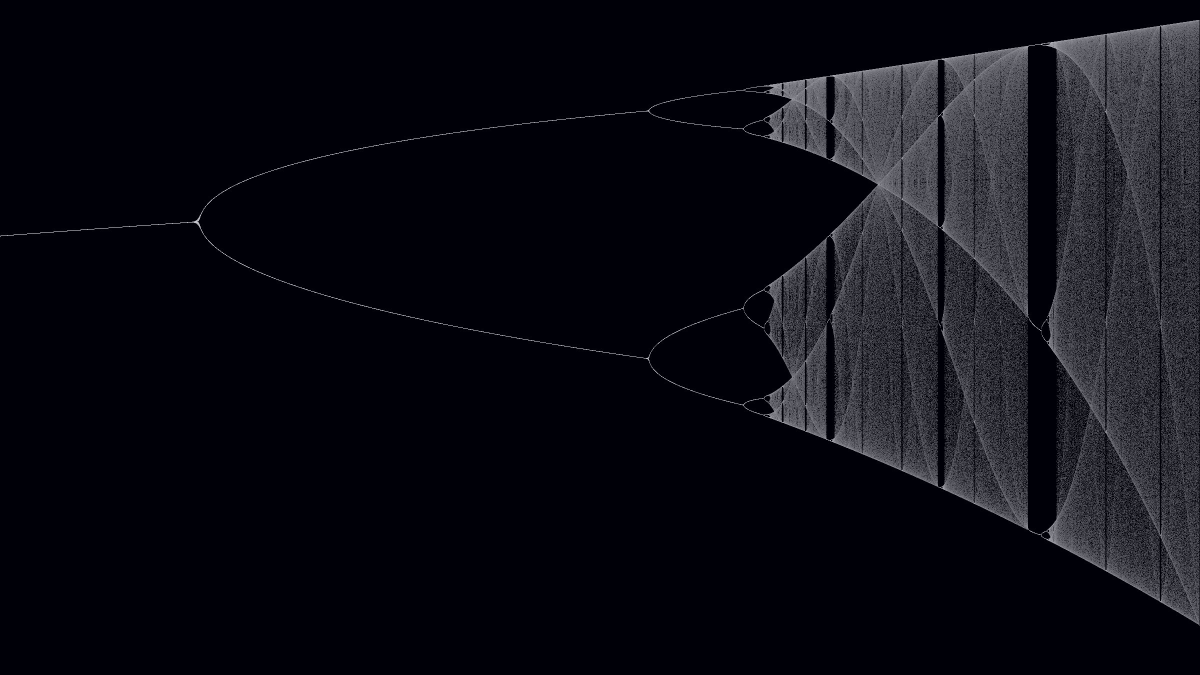
#> input picture examples/computed-sheets-kit/art/bifurcation.jpg, 2400 x 1350 px (shown at 1/2 size)
$ python grit.py ../art/bifurcation.jpg ../art/buddha.jpg
#> lines starting #> are read from the running program, lines starting #| are printed output that depends on the picture
# Grit pass: make the clean render look photographed off dirty glass in a dark megastructure.
import numpy as np, sys
from PIL import Image
from scipy.ndimage import gaussian_filter, shift
src,dst=sys.argv[1],sys.argv[2]
# --light: for imagery that must stay readable inside a document (a hero window under vector text).
# Same faults, a third of the strength, no halftone or torn lines; pixel sizes scale with the render width.
LIGHT='--light' in sys.argv
im=np.array(Image.open(src).convert('RGB')).astype(float)/255; H,W,_=im.shape; rng=np.random.default_rng(5)
#> after `H, W, _ = im.shape`: H = 1350; W = 2400
yy,xx=np.mgrid[0:H,0:W]; S=W/1920; k=.35 if LIGHT else 1
#> after `S = W / 1920`: S = 1.25
def noise(scale,seed):
    r=np.random.default_rng(seed); g=r.random((H//scale+2,W//scale+2))
    return np.array(Image.fromarray((g*255).astype(np.uint8)).resize((W,H),Image.BICUBIC)).astype(float)/255
# 1 projection instability: horizontal bands of brightness + a few torn lines displaced sideways
band=1+k*(.10*np.sin(yy/(3.1*S))+.06*(noise(int(40*S),1)-.5))
im=im*band[...,None]
for _ in range(0 if LIGHT else 7):
    y0=rng.integers(0,H-20); h=rng.integers(2,10); dx=rng.integers(-24,24); im[y0:y0+h]=np.roll(im[y0:y0+h],dx,1)*1.15
# 2 channel misregistration (stronger at the edges)
r_=shift(im[...,0],(0,(1 if LIGHT else 3)*S),order=1); b_=shift(im[...,2],(0,-(1 if LIGHT else 3)*S),order=1); im=np.stack([r_,im[...,1],b_],-1)
#> after `r_ = shift(im[..., 0], (0, (1 if LIGHT else 3) * S), order=1)`:
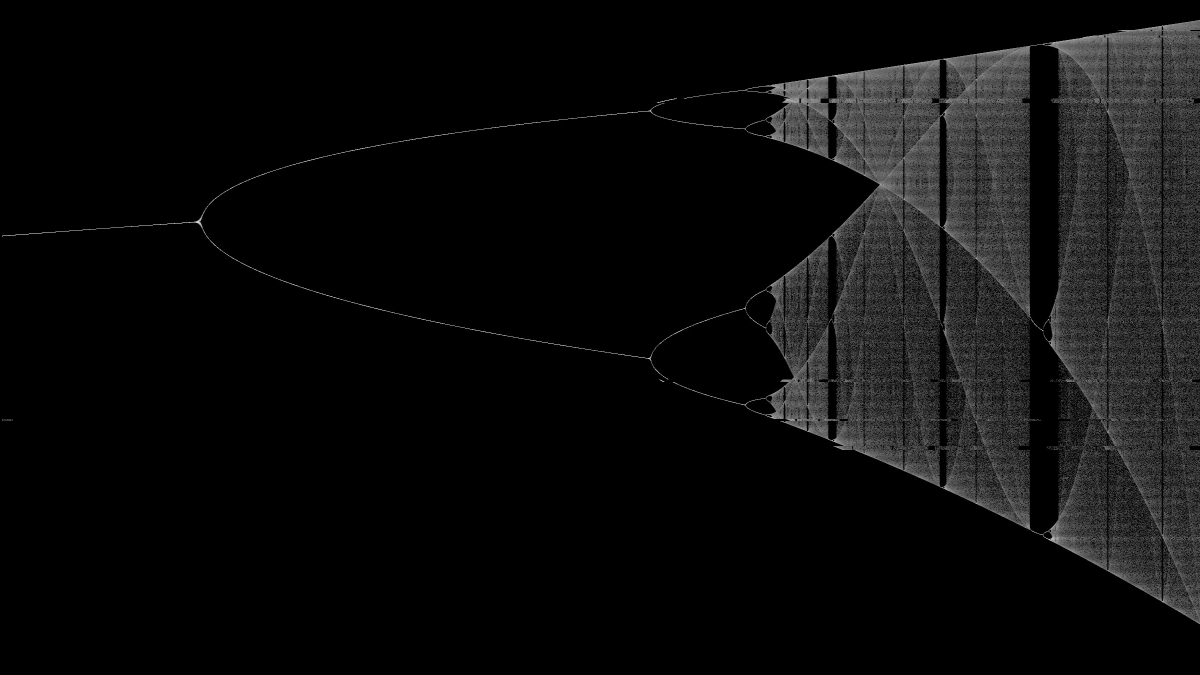
#> r_: shape (1350, 2400) float64 (shown at 1/2 size); min 0, max 1.02, mean 0.0506; drawn with min black and max white
# 3 dirty glass: smudges modulate a soft haze, fingerprints of low-frequency noise
smudge=gaussian_filter(noise(int(6*S),2),6*S); smudge=np.clip((smudge-.45)*2.4,0,1)
glow=np.stack([gaussian_filter(im[...,c],22*S) for c in range(3)],-1)
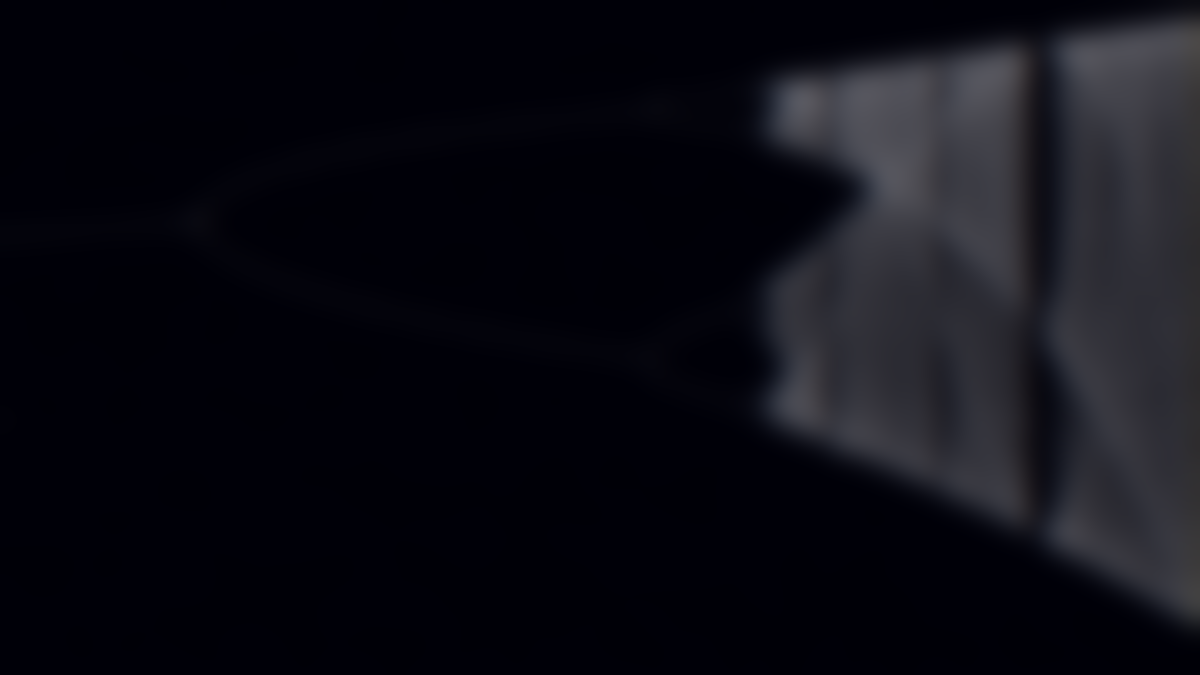
#> glow: shape (1350, 2400, 3) float64 (shown at 1/2 size); mean R, G, B 0.0506, 0.0509, 0.0822
im=im+glow*smudge[...,None]*.9*k
# 4 ink grain: dark speckle in shadows, ordered halftone where luminance is low
lum=im.mean(-1); speck=(rng.random((H,W))<.0025*k*(1-lum))
#> after `speck = rng.random((H, W)) < 0.0025 * k * (1 - lum)`:
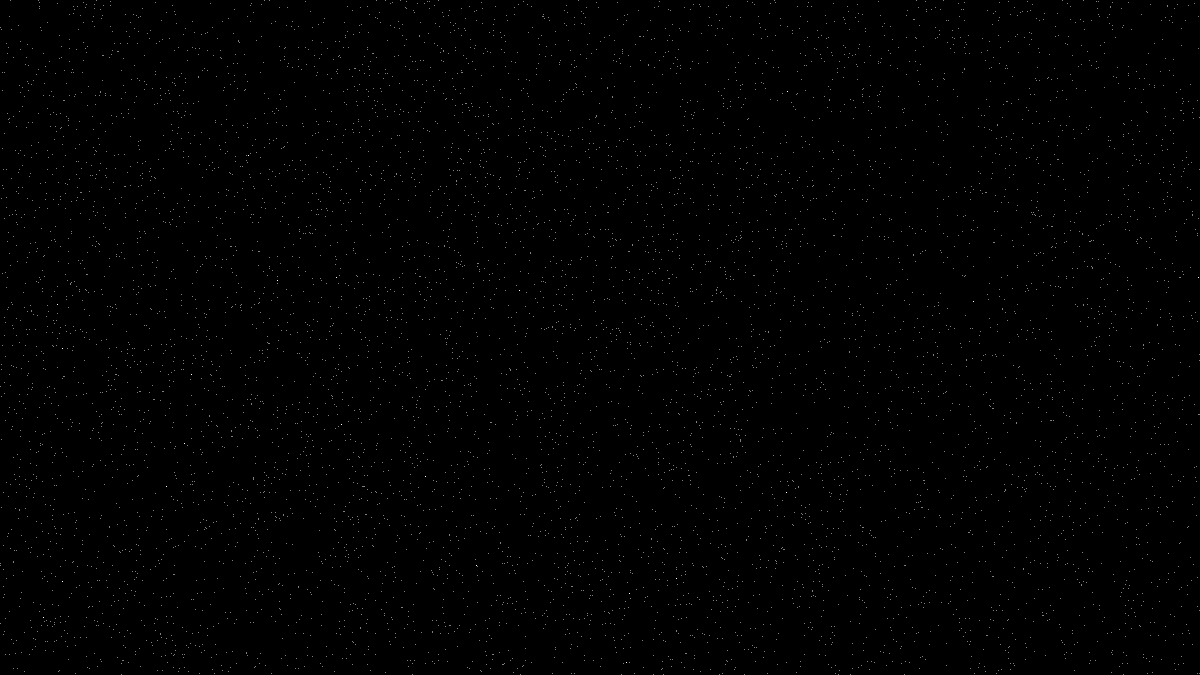
#> speck: shape (1350, 2400) bool (shown at 1/2 size); 0.23% white in thin lines or dots
im[speck]*=.15
dots=((xx%5-2)**2+(yy%5-2)**2)<(4*np.clip(lum*3,0,1))
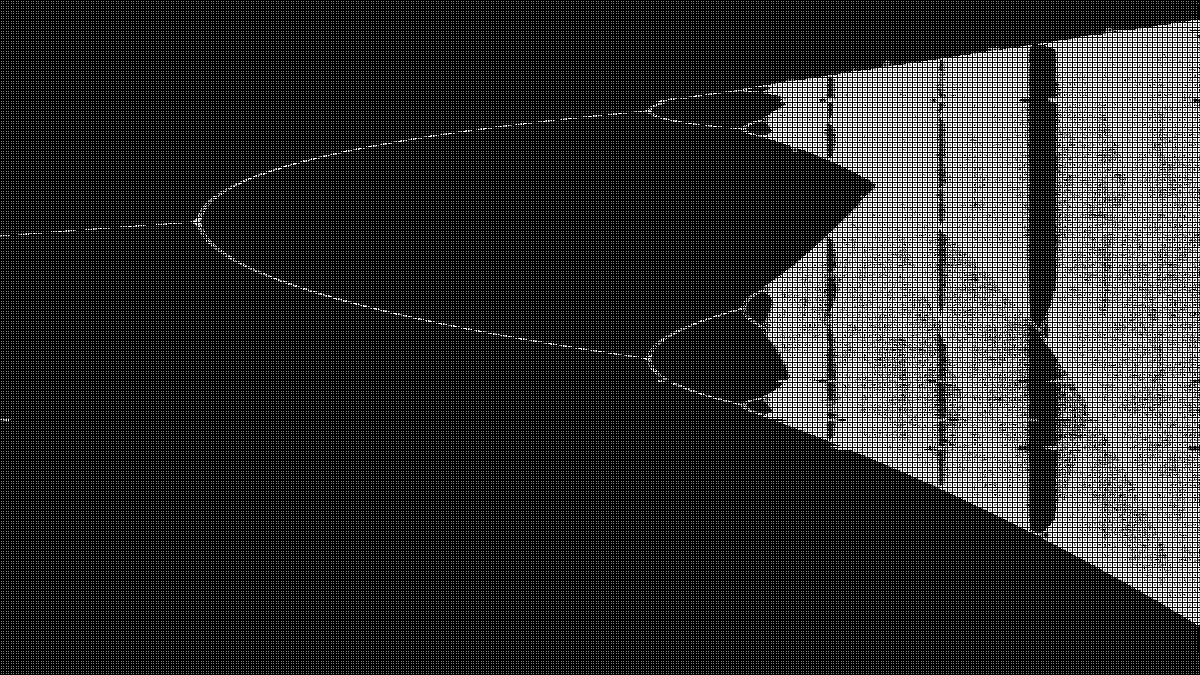
#> dots: shape (1350, 2400) bool (shown at 1/2 size); 10.3% white in thin lines or dots
im=im if LIGHT else np.where((lum<.08)[...,None],im*(.6+.4*dots[...,None]),im)
# 5 scratches and dust on the lens
scr=np.zeros((H,W))
for _ in range(40):
    x0,y0=rng.integers(0,W),rng.integers(0,H); L=int(rng.integers(40,400)*S); a=rng.normal(0,.25)+np.pi/2*rng.integers(0,2)
    t=np.arange(L); xs=np.clip((x0+np.cos(a)*t).astype(int),0,W-1); ys=np.clip((y0+np.sin(a)*t).astype(int),0,H-1); scr[ys,xs]=rng.uniform(.2,.7)
for _ in range(300):
    x0,y0=rng.integers(0,W),rng.integers(0,H); scr[max(0,y0-1):y0+2,max(0,x0-1):x0+2]=rng.uniform(.1,.5)
scr=gaussian_filter(scr,.6*S)
im=im+scr[...,None]*np.array([1,.8,.6])*.55*k
# 6 film grain + vignette + slight lift of blacks to a dirty brown
im=im+rng.normal(0,.045*(.45 if LIGHT else 1),(H,W))[...,None]
v=1-np.clip(((xx/W-.5)**2+(yy/H-.5)**2)*(.6 if LIGHT else 1.3),0,.7); im=im*v[...,None]
#> after `im = im * v[..., None]`:
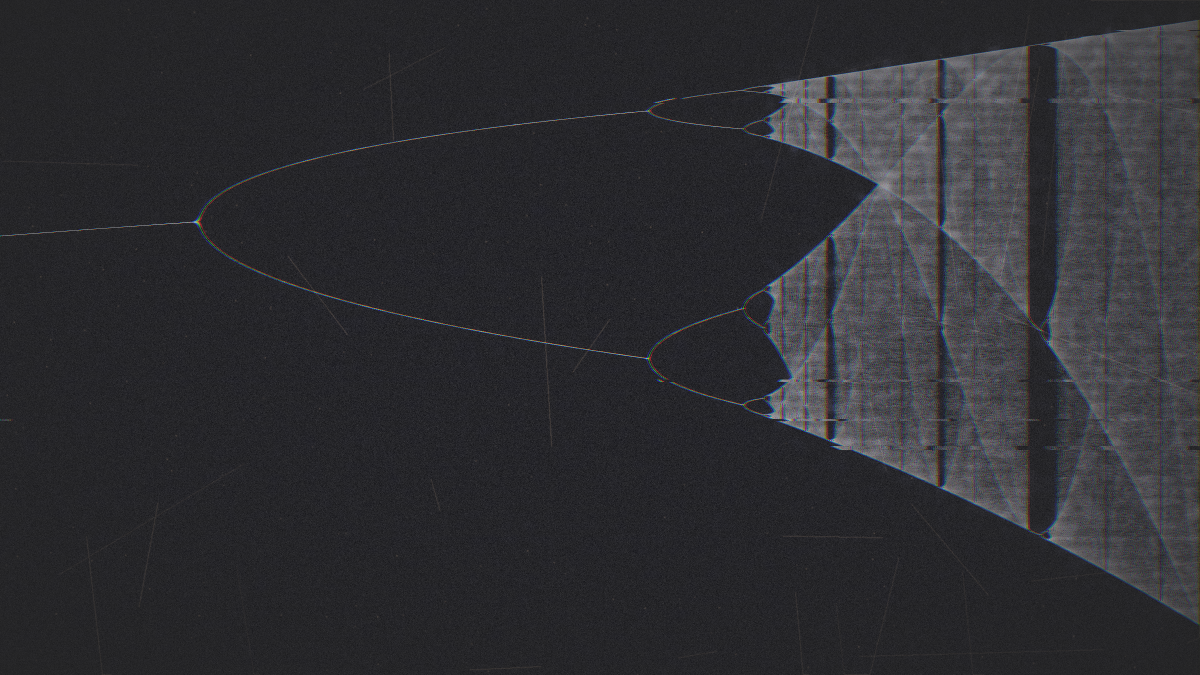
#> im: shape (1350, 2400, 3) float64 (shown at 1/2 size); mean R, G, B 0.044, 0.0441, 0.0633; drawn with min black and max white
im=im*.96+np.array([.03,.012,.006])
Image.fromarray((np.clip(im,0,1)*255).astype(np.uint8)).save(dst,quality=92)
